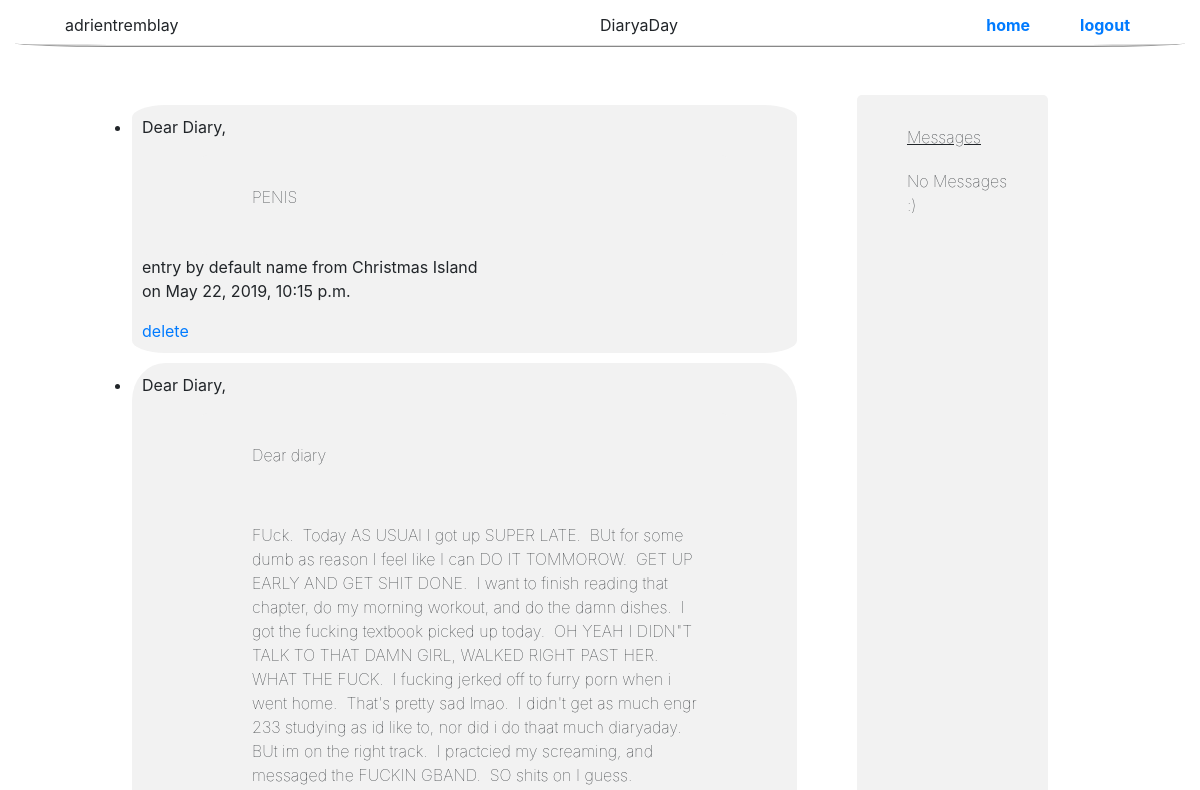
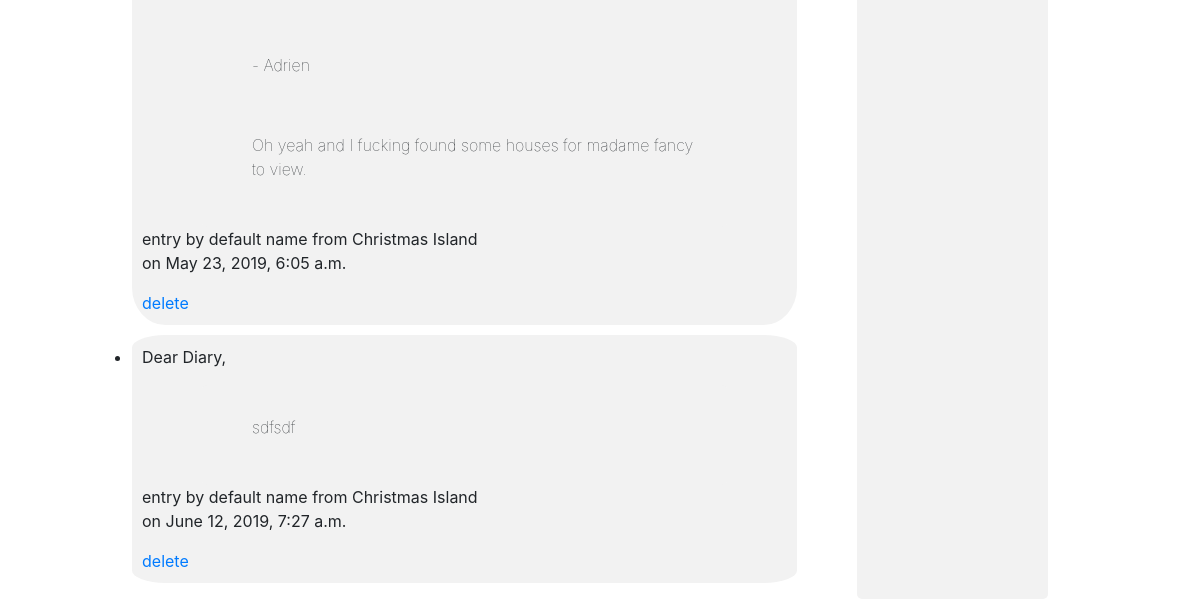
/diary/manage/ (signed in), run on an earlier commit of the app's database (2 pictures, top to bottom).
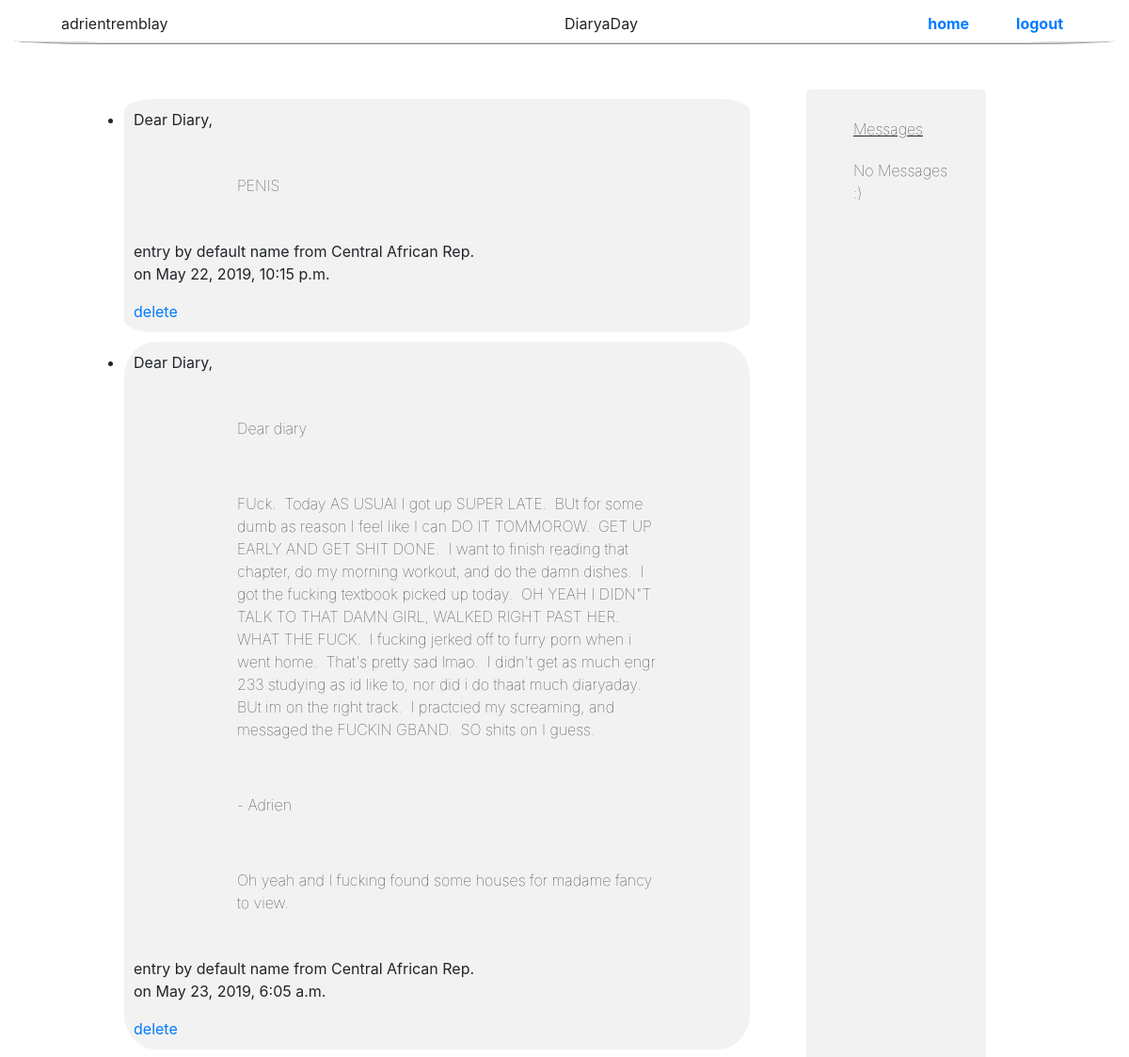
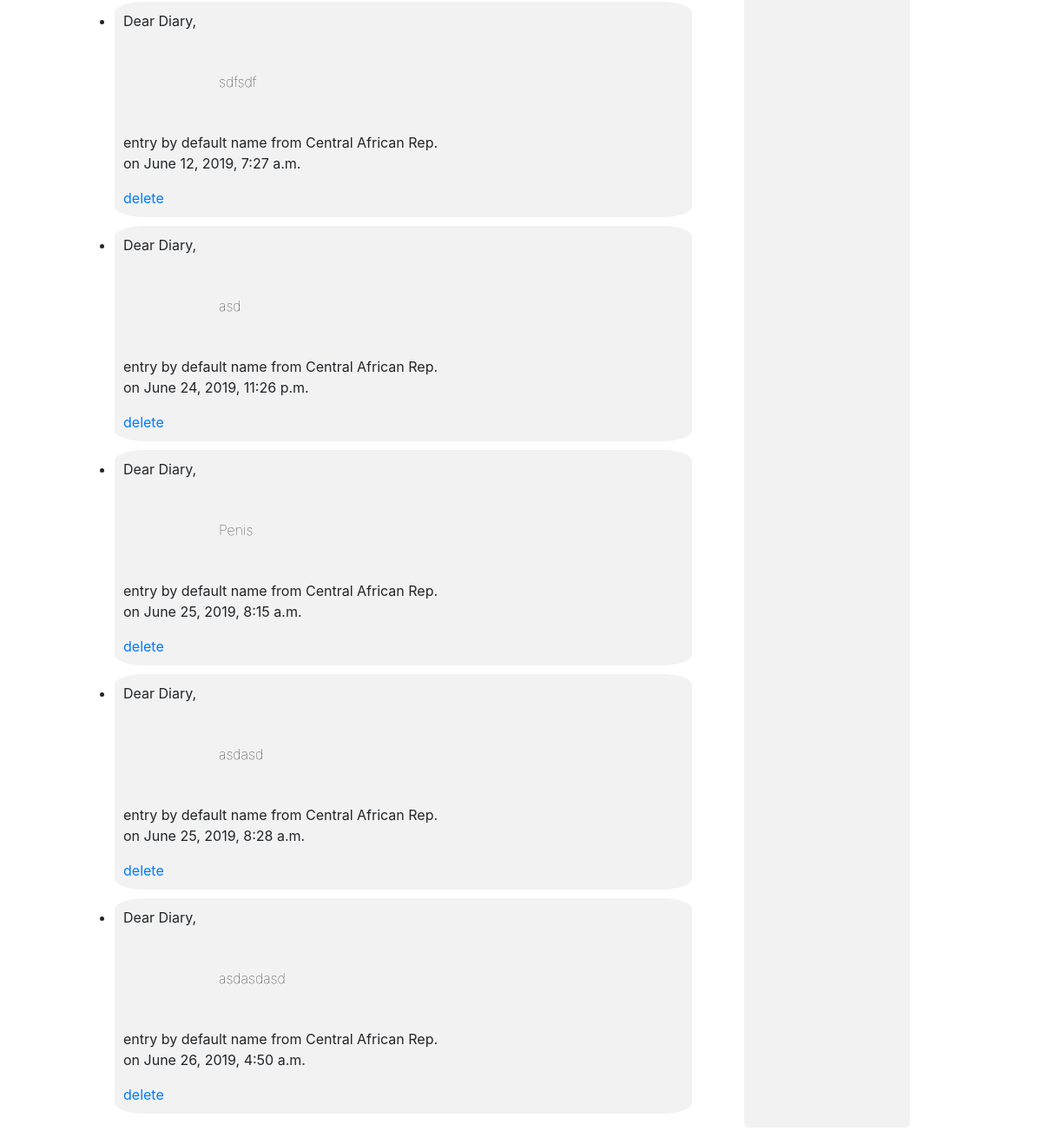
And on a later commit of the database (2 pictures, top to bottom).
### diary/models.py (models this page shows, shortened)
class Writer(AbstractBaseUser):
    username = models.CharField(max_length=40, unique=True)
    country = CountryField(blank_label='(select country)', default = 'CA')
    name = models.CharField(max_length=100, blank=True) # not required
    USERNAME_FIELD = 'username'
    REQUIRED_FIELDS = ['password']
    objects = BaseUserManager()

class Entry(models.Model):
    contents = RichTextField()
    pub_date = models.DateTimeField("Date Written", default = now)
    essential = models.BooleanField(default = False)
    writer = models.ForeignKey(Writer, on_delete=models.CASCADE)
    objects = EntryManager()
    def __str__(self):
        return self.contents

### diary/views.py (the view)
# urls.py: path('manage/', views.ManageEntriesView.as_view(), name = "manage"),
class ManageEntriesView(ListView):
    model = Entry
    template_name = "diary/manage.html"
    def get_queryset(self):
        return Entry.objects.filter(writer=self.request.user)

### diary/templates/diary/manage.html (shortened to what this page needs)
{% extends 'base.html' %}
{% block content %}
{% if user.is_authenticated %}
  {% if entry_list %}
    <ul>
        {% for entry in entry_list %}
            <li>
              <div class = "entryDiv">
                {% include "diary/snippets/entry_snip.html" %}
                <a href = "/diary/{{entry.id}}/delete/">delete</a>
              </div>
            </li>
        {% endfor %}
    </ul>
    {% else %}
      <h5> You have no diary entries to show... </h5>
      <a href = "/diary/">go back</a>
    {% endif %}
{% else %}
  <meta http-equiv="REFRESH" content="0;url=/">
{% endif %}
{% endblock %}

### diary/templates/base.html (shortened to what this page needs)
{% load static %}
<!DOCTYPE html>
<html>
<head>
  <link rel = "stylesheet" type = "text/css" href = "{% static "diary/dstyles.css" %}" \>
  <link rel="stylesheet" href="{% static 'flags/sprite.css' %}">
  <link rel="stylesheet" href="https://stackpath.bootstrapcdn.com/bootstrap/4.1.3/css/bootstrap.min.css">
</head>
<body>
  {% include 'header.html' %}
  <main class = 'd-flex p-2'>
    <div style = 'width : 100%'>
      {% block content %}
      {% endblock %}
    </div>
    <div id = "message-bar" class = "standardBox">
      <div style = "text-decoration : underline ; margin-bottom : 20px">Messages</div>
      {% if messages %}
      <ul class="messages">
          {% for message in messages %}
            <li{% if message.tags %} class="{{ message.tags }}" style= "float : left ; margin-left : 0px" {% endif %}>{{ message }}</li>
          {% endfor %}
      </ul>
      {% else %}
        No Messages :)
      {% endif %}
    </div>
  </main>
</body>
</html>

### diary/templates/header.html
<div id = "lg-header" class = "text-center">
  <div class = "centerDiv">DiaryaDay</div>
  {% if user.is_authenticated %}
    <div style = "display : inline-block ; float : left">{{ user.username }}</div>
    <div class = "hElement"><a href="{% url 'logout' %}">logout</a></div>
    <div class = "hElement"><a href="{% url 'index' %}">home</a></div>
  {% endif %}
</div>

### diary/templates/diary/snippets/entry_snip.html
<p>Dear Diary,</p>
<div class = "standardBox">
  {{entry | safe}}
</div>
<p id = "read-label">entry by
  {% if entry.writer.name %}
    {{entry.writer.name}}
  {% else %}
    {{entry.writer.username}}
  {% endif %}
  from {{entry.writer.country.name}} <i class="{{ entry.writer.country.flag_css }}"></i><br \>on {{entry.pub_date}}
</p>

### diary/static/diary/dstyles.css (style rules this page uses)
body { margin : 0 0 0 0; font-family: sans-serif; }
main { margin : 5vh 7vw 5vh 7vw; }
#lg-header { padding: 0px 50px 35px 50px; height: 30px; line-height: 30px; margin : 10px 15px 0px 15px; border-bottom: 2px ridge Gainsboro; border-radius: 10%; text-align: center; }
.hElement { display: inline-block; margin-left: 40px; padding : 0px 5px 0px 5px; float: right; font-weight : bold; border-radius: 20%; }
a { text-decoration: none; color: SteelBlue; }
.standardBox { font-weight: lighter; background-color: #f2f2f2; border-radius: 5px; padding : 30px 30px 30px 50px; margin: 0 5vw 0 5vw; }
.centerDiv { margin : 0px auto; position : absolute; display: inline-block; }
#message-bar { width : 20vw; */ }
li { margin-left: 0px; }
ul { margin-left: 0px; }
.entryDiv { background-color: #f2f2f2; border-radius: 5%; margin: 10px 0px 10px 0px; padding: 10px 10px 10px 10px; }

What changed in the data, as far as the page shows it:
changed through a linked row, Entry "PENIS": writer.country.name "Christmas Island" → "Central African Rep."
changed through a linked row, Entry "May 23, 2019, 6:05 a.m.": writer.country.name "Christmas Island" → "Central African Rep."
changed through a linked row, Entry "sdfsdf": writer.country.name "Christmas Island" → "Central African Rep."
added Entry: contents "asd", writer.name "default name", writer.country.name "Central African Rep.", pub_date "June 24, 2019, 11:26 p.m."
added Entry: contents "Penis", writer.name "default name", writer.country.name "Central African Rep.", pub_date "June 25, 2019, 8:15 a.m."
added Entry: contents "asdasd", writer.name "default name", writer.country.name "Central African Rep.", pub_date "June 25, 2019, 8:28 a.m."
added Entry: contents "asdasdasd", writer.name "default name", writer.country.name "Central African Rep.", pub_date "June 26, 2019, 4:50 a.m."
